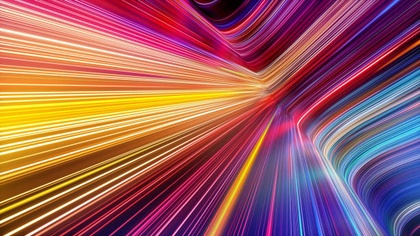
%> input picture Practica_6/img2.jpg, 420 x 236 px, shrunk from 612 x 344 before the run, given in place of med.jpeg, which was not available
$ octave PR5.m   (GNU Octave 9; MATLAB toolbox functions it lacks are replaced by stand-ins)
%> lines starting %> are read from the running program, lines starting %| are printed output that depends on the picture; pictures that were not available may be replaced by others from this repository, and a replacement may not be noted
%% PR 5
%LEER IMAGEN A COLOR,SEPARARLO EN GRISES MOSTRAR EL HISTOGRAMA
%CONMRESIÓN Y EXPANSIÓN
clc
clear
%close all
warning off all

%lee IMG y te deja seleccionarla
figure(1)
a=imread('C:\Users\nogue\OneDrive\Escritorio\IPNSOF\4S IA\PDI\med.jpeg');
%> a is the input picture: size 236x420x3 uint8; mean R, G, B 157, 94, 96.5
tamIMG=size(a)
%> tamIMG = [236 420 3]
% [7 lines of commented-out code are left out]
figure(1)
 b=rgb2gray(a);
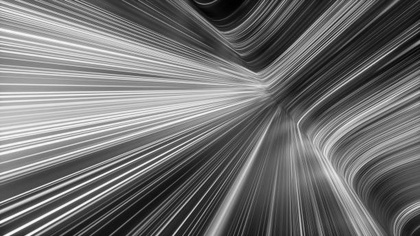
%> b: size 236x420 uint8; min 0, max 252, mean 113.1
 [veces,pixeles]=imhist(b);
%> veces = 256 values, max 783 at index 76, min 0 at index 254, mean 387.2; pixeles = 256 values from 0 to 255
 PXORG=[veces pixeles];
%> PXORG = 256 rows, first 12: [1 0; 14 1; 29 2; 42 3; 47 4; 44 5; 36 6; 36 7; 32 8; 36 9; 36 10; 56 11]
 %subplot(1,2,2)
 bar(pixeles,veces)
 title('Histograma Imagen Original')
%> figure, not shown here; tallest bar 783 high, from x = 74.6 to 75.4
%  xlabel('Pixeles')
%  ylabel('Veces que aparece')

figure(2)
%RGB GRISES
roja=a;
roja(:,:,2:3)=0;
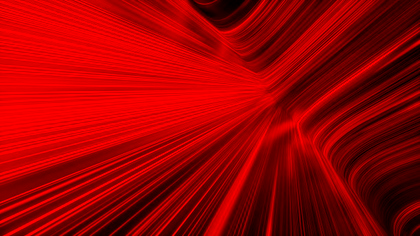
%> roja: size 236x420x3 uint8; mean R, G, B 157, 0, 0
%figure(2)
subplot(1,3,1)
imshow(roja(:,:,1))
title('R GRIS')

verde=a;
verde(:,:,1:2:3)=0;
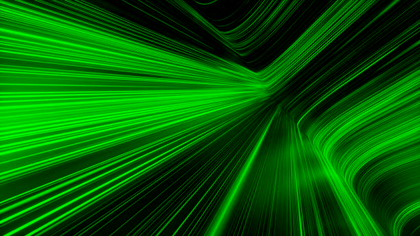
%> verde: size 236x420x3 uint8; mean R, G, B 0, 94, 0
%figure(3)
subplot(1,3,2)
imshow(verde(:,:,2))
title('G GRIS')

azul=a;
azul(:,:,1:2)=0;
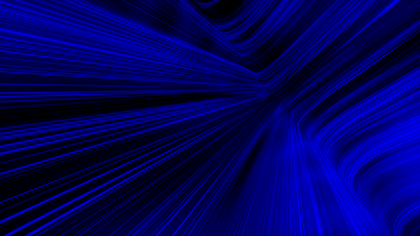
%> azul: size 236x420x3 uint8; mean R, G, B 0, 0, 96.5
subplot(1,3,3)
imshow(azul(:,:,3))
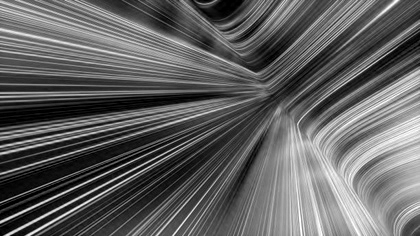
%> displayed picture: size 236x420, on the screen's scale of 0 to 255; min 0, max 255, mean 96.5
title('B GRIS')

%HISTOGRAMAS DE RGB GRISES usando bar
figure(3)
[vecesr,pixelesr]=imhist(roja);
%> vecesr = 256 values, max 198244 at index 1, min 3 at index 2, mean 1161.6; pixelesr = 256 values from 0 to 255
PXROJA = [vecesr pixelesr];
%> PXROJA = 256 rows, first 12: [198244 0; 3 1; 12 2; 13 3; 17 4; 19 5; 15 6; 17 7; 18 8; 16 9; 24 10; 27 11]
subplot(3,1,1)
bar(pixelesr,vecesr)
title('Histograma RGris')
xlabel('Pixeles')
ylabel('Veces')
%figure(5)
[vecesv,pixelesv]=imhist(verde);
%> vecesv = 256 values, max 201952 at index 1, min 66 at index 254, mean 1161.6; pixelesv = 256 values from 0 to 255
PXVERDE = [vecesv pixelesv];
%> PXVERDE = 256 rows, first 12: [201952 0; 819 1; 837 2; 828 3; 762 4; 730 5; 724 6; 794 7; 835 8; 783 9; 745 10; 716 11]
subplot(3,1,2)
bar(pixelesv,vecesv)
title('Histograma GGris')
xlabel('Pixeles')
ylabel('Veces')
%figure(6)
[vecesa,pixelesa]=imhist(azul);
%> vecesa = 256 values, max 199576 at index 1, min 5 at index 250, mean 1161.6; pixelesa = 256 values from 0 to 255
PXAZUL = [vecesa pixelesa];
%> PXAZUL = 256 rows, first 12: [199576 0; 212 1; 235 2; 214 3; 234 4; 236 5; 274 6; 340 7; 347 8; 340 9; 387 10; 419 11]
subplot(3,1,3)
bar(pixelesa,vecesa)
title('Histo BGris')
xlabel('Pixeles')
ylabel('Veces')
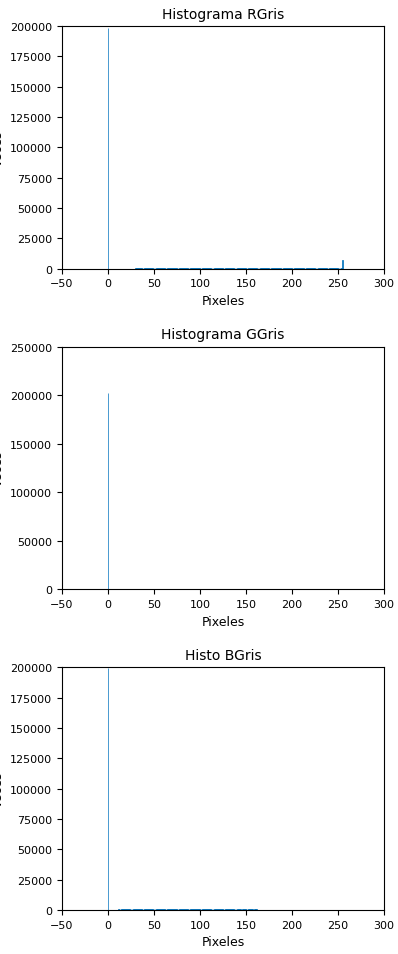
%> figure redrawn from the program's plot data, 3 panels; panel 1: tallest bar 198244 high, from x = -0.4 to 0.4; panel 2: tallest bar 201952 high, from x = -0.4 to 0.4; panel 3: tallest bar 199576 high, from x = -0.4 to 0.4

disp('.....DIGITE el MAXIMO Y EL MINIMO PARA CALCULAR EL NUEVO HISTOGRAMA ....')
min=input('MIN:');
%> the answer given: 3
max=input('MAX:');
%> the answer given: 3
valoresU=[min max]

%Muestra la IMAGEN COMPRIMIDA O EXPANDIDA
minR=0;
maxR=255;
minV=0;
maxV=255;
minA=0;
maxA=255;

for i=1:tamIMG(1,1)
    for j=1:tamIMG(1,2)
        if a(i,j,1)< minR
            minR = a(i,j,1);
        end

        if a(i,j,2)< minV
            minV = a(i,j,2);
        end

        if a(i,j,3)< minA
            minA = a(i,j,3);
        end

        if a(i,j,1)> maxR
            maxR = a(i,j,1);
        end

        if a(i,j,2)> maxV
            maxV = a(i,j,2);
        end

        if a(i,j,3)> maxA
            maxA = a(i,j,3);
        end

    end
end
%> after the loop, maxA = 255; maxR = 255; maxV = 255; minA = 0; minR = 0; minV = 0

imgComExp=a;
for i=1:tamIMG(1,1)
   for j=1:tamIMG(1,2)
      imgComExp(i,j,1)=((imgComExp(i,j,1)-minR)/(maxR-minR))*(max-min)+min;
      imgComExp(i,j,2)=((imgComExp(i,j,2)-minV)/(maxR-minV))*(max-min)+min;
      imgComExp(i,j,3)=((imgComExp(i,j,3)-minA)/(maxR-minA))*(max-min)+min;
   end
end
%> imgComExp: size 236x420x3 uint8; every value is 3

figure(4);
subplot(1,3,1)
imshow(imgComExp(:,:,1));
title('RGris Com/Exp')
%figure(2);
subplot(1,3,2)
imshow(imgComExp(:,:,2));
title('GGris Com/Exp')
%figure(3);
subplot(1,3,3)
imshow(imgComExp(:,:,3));
title('BGris Com/Exp')

figure(5);
subplot(1,2,2)
imshow(imgComExp);
title('Imagen Com/Exp')
subplot(1,2,1)
imshow(a);
title('Original')

figure(7)
%ROJO
LimUR= find(PXROJA(:,2)>=min & PXROJA(:,2)<=max);
%> LimUR = 4
PuntosUR=[vecesr(LimUR) pixelesr(LimUR)];
%> PuntosUR = [13 3]
subplot(1,3,1)
bar(pixelesr(LimUR),vecesr(LimUR))
title('H.IMG NUEVA RGris')
xlabel('Pixeles')
ylabel('Veces')
%VERDE
LimUG= find(PXVERDE(:,2)>=min & PXVERDE(:,2)<=max);
%> LimUG = 4
PuntosUG=[vecesv(LimUG) pixelesv(LimUG)];
%> PuntosUG = [828 3]
subplot(1,3,2)
bar(pixelesv(LimUG),vecesv(LimUG))
title('H.IMG NUEVA GGris')
xlabel('Pixeles')
ylabel('Veces')
%AZUL
LimUB= find(PXAZUL(:,2)>=min & PXAZUL(:,2)<=max);
%> LimUB = 4
PuntosUB=[vecesa(LimUB) pixelesa(LimUB)];
%> PuntosUB = [214 3]
subplot(1,3,3)
bar(pixelesa(LimUB),vecesa(LimUB))
title('H.IMG NUEVA BGris')
xlabel('Pixeles')
ylabel('Veces')

 prompt = "¿Quieres escojer otra configuracion de imagen? Y/N [ANS]: ";
    txt = input(prompt,"s");
%> the answer given: y
    while(txt == 'Y')
        if isempty(txt) || txt == 'Y'
           disp('.....DIGITE el MAXIMO Y EL MINIMO PARA CALCULAR EL NUEVO HISTOGRAMA ....')
            min=input('MIN:');
            max=input('MAX:');
            valoresU=[min max]
            %Muestra la IMAGEN COMPRIMIDA O EXPANDIDA
            minR=0;
            maxR=255;
            minV=0;
            maxV=255;
            minA=0;
            maxA=255;

            for i=1:tamIMG(1,1)
                for j=1:tamIMG(1,2)
                    if a(i,j,1)< minR
                        minR = a(i,j,1);
                    end

                    if a(i,j,2)< minV
                        minV = a(i,j,2);
                    end

                    if a(i,j,3)< minA
                        minA = a(i,j,3);
                    end

                    if a(i,j,1)> maxR
                        maxR = a(i,j,1);
                    end

                    if a(i,j,2)> maxV
                        maxV = a(i,j,2);
                    end

                    if a(i,j,3)> maxA
                        maxA = a(i,j,3);
                    end

                end
            end

            imgComExp=a;
            for i=1:tamIMG(1,1)
               for j=1:tamIMG(1,2)
                  imgComExp(i,j,1)=((imgComExp(i,j,1)-minR)/(maxR-minR))*(max-min)+min;
                  imgComExp(i,j,2)=((imgComExp(i,j,2)-minV)/(maxR-minV))*(max-min)+min;
                  imgComExp(i,j,3)=((imgComExp(i,j,3)-minA)/(maxR-minA))*(max-min)+min;
               end
            end

            figure(4);
            subplot(1,3,1)
            imshow(imgComExp(:,:,1));
            title('RGris Com/Exp')
            %figure(2);
            subplot(1,3,2)
            imshow(imgComExp(:,:,2));
            title('GGris Com/Exp')
            %figure(3);
            subplot(1,3,3)
            imshow(imgComExp(:,:,3));
            title('BGris Com/Exp')

            figure(5);
            subplot(1,2,2)
            imshow(imgComExp);
            title('Imagen Com/Exp')
            subplot(1,2,1)
            imshow(a);
            title('Original')

            figure(6)
            LimUR= find(PXROJA(:,2)>=min & PXROJA(:,2)<=max);
            PuntosUR=[vecesr(LimUR) pixelesr(LimUR)];
            subplot(1,3,1)
            bar(pixelesr(LimUR),vecesr(LimUR))
            title('H.IMG NUEVA RGris')
            xlabel('Pixeles')
            ylabel('Veces')
            %VERDE
            LimUG= find(PXVERDE(:,2)>=min & PXVERDE(:,2)<=max);
            PuntosUG=[vecesv(LimUG) pixelesv(LimUG)];
            subplot(1,3,2)
            bar(pixelesv(LimUG),vecesv(LimUG))
            title('H.IMG NUEVA GGris')
            xlabel('Pixeles')
            ylabel('Veces')
            %AZUL
            LimUB= find(PXAZUL(:,2)>=min & PXAZUL(:,2)<=max);
            PuntosUB=[vecesa(LimUB) pixelesa(LimUB)];
            subplot(1,3,3)
            bar(pixelesa(LimUB),vecesa(LimUB))
            title('H.IMG NUEVA BGris')
            xlabel('Pixeles')
            ylabel('Veces')
         end
       break
    end
%> after the loop, max = 3; min = 3; valoresU = [3 3]
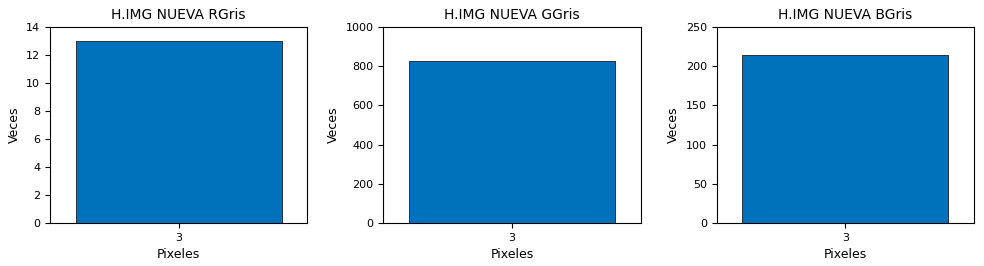
%> figure redrawn from the program's plot data, 3 panels
    if txt == 'N'
            disp("Fin del Programa...Uwu")
    end
